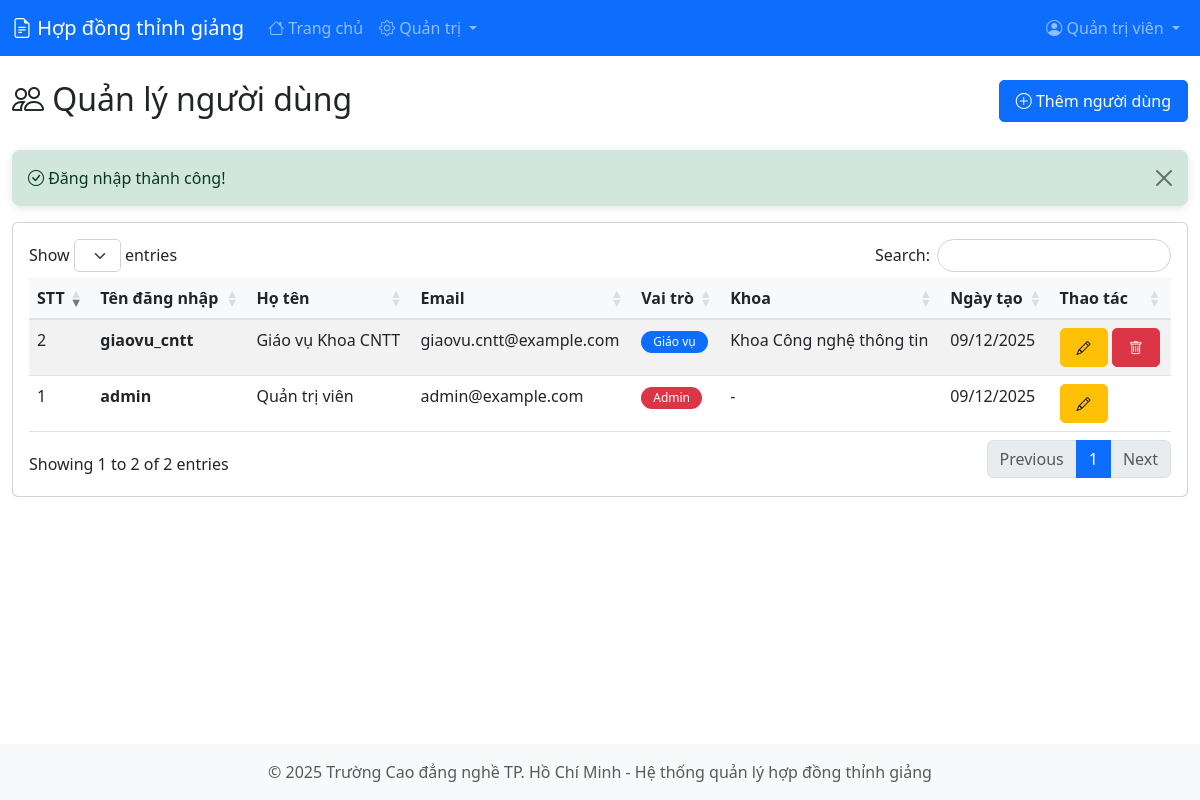
/users.php (signed in), run on the app's committed database.
### tables this page shows
CREATE TABLE `users` (
  `id` int(11) NOT NULL,
  `username` varchar(50) NOT NULL,
  `password` varchar(255) NOT NULL,
  `full_name` varchar(100) NOT NULL,
  `email` varchar(100) DEFAULT NULL,
  `role` enum('admin','giao_vu') NOT NULL DEFAULT 'giao_vu',
  `faculty_id` int(11) DEFAULT NULL,
  `is_active` tinyint(1) DEFAULT 1,
  `last_login` datetime DEFAULT NULL,
  `created_at` timestamp NOT NULL DEFAULT current_timestamp(),
  `updated_at` timestamp NOT NULL DEFAULT current_timestamp() ON UPDATE current_timestamp()
);

CREATE TABLE `faculties` (
  `id` int(11) NOT NULL,
  `faculty_code` varchar(50) NOT NULL,
  `faculty_name` varchar(200) NOT NULL,
  `is_active` tinyint(1) DEFAULT 1,
  `created_at` timestamp NOT NULL DEFAULT current_timestamp(),
  `updated_at` timestamp NOT NULL DEFAULT current_timestamp() ON UPDATE current_timestamp()
);

### config/config.php (called while the page is built, shortened)
<?php
function formatDate($date) {
    return date('d/m/Y', strtotime($date));
}
?>

### users.php (the view, shortened to what this page needs)
<?php
require_once 'config/config.php';
$database = new Database();
$conn = $database->getConnection();
$query = "SELECT u.*, f.faculty_name FROM users u
          LEFT JOIN faculties f ON u.faculty_id = f.id
          ORDER BY u.created_at DESC";
$stmt = $conn->prepare($query);
$stmt->execute();
$users = $stmt->fetchAll();
include 'includes/header.php';
?>
<div class="row mb-4">
    <div class="col-md-6">
        <h2><i class="bi bi-people"></i> Quản lý người dùng</h2>
    </div>
    <div class="col-md-6 text-end">
        <button type="button" class="btn btn-primary" data-bs-toggle="modal" data-bs-target="#addModal">
            <i class="bi bi-plus-circle"></i> Thêm người dùng
        </button>
    </div>
</div>
<?php if (isset($_SESSION['success'])): ?>
<div class="alert alert-success alert-dismissible fade show" role="alert">
    <i class="bi bi-check-circle"></i> <?php echo $_SESSION['success']; unset($_SESSION['success']); ?>
    <button type="button" class="btn-close" data-bs-dismiss="alert"></button>
</div>
<?php endif; ?>
<div class="card">
    <div class="card-body">
        <div class="table-responsive">
            <table class="table table-striped table-hover data-table">
                <thead>
                    <tr>
                        <th>STT</th>
                        <th>Tên đăng nhập</th>
                        <th>Họ tên</th>
                        <th>Email</th>
                        <th>Vai trò</th>
                        <th>Khoa</th>
                        <th>Ngày tạo</th>
                        <th>Thao tác</th>
                    </tr>
                </thead>
                <tbody>
                    <?php $stt = 1; foreach ($users as $user): ?>
                    <tr>
                        <td><?php echo $stt++; ?></td>
                        <td><strong><?php echo $user['username']; ?></strong></td>
                        <td><?php echo $user['full_name']; ?></td>
                        <td><?php echo $user['email']; ?></td>
                        <td>
                            <?php if ($user['role'] === 'admin'): ?>
                            <span class="badge bg-danger">Admin</span>
                            <?php else: ?>
                            <span class="badge bg-primary">Giáo vụ</span>
                            <?php endif; ?>
                        </td>
                        <td><?php echo $user['faculty_name'] ?? '-'; ?></td>
                        <td><?php echo formatDate($user['created_at']); ?></td>
                        <td>
                            <button type="button" class="btn btn-sm btn-warning"
                                    onclick="editUser(<?php echo htmlspecialchars(json_encode($user)); ?>)">
                                <i class="bi bi-pencil"></i>
                            </button>
                            <?php if ($user['id'] != $_SESSION['user_id']): ?>
                            <a href="users.php?delete=<?php echo $user['id']; ?>"
                               class="btn btn-sm btn-danger btn-delete">
                                <i class="bi bi-trash"></i>
                            </a>
                            <?php endif; ?>
                        </td>
                    </tr>
                    <?php endforeach; ?>
                </tbody>
            </table>
        </div>
    </div>
</div>
<?php include 'includes/footer.php'; ?>

### includes/header.php (shortened to what this page needs)
<!DOCTYPE html>
<html lang="vi">
<head>
    <link href="https://cdn.jsdelivr.net/npm/bootstrap@5.3.0/dist/css/bootstrap.min.css" rel="stylesheet">
    <link rel="stylesheet" href="https://cdn.jsdelivr.net/npm/bootstrap-icons@1.11.0/font/bootstrap-icons.css">
    <link href="https://cdn.datatables.net/1.13.6/css/dataTables.bootstrap5.min.css" rel="stylesheet">
    <link rel="stylesheet" href="assets/css/style.css">
</head>
<body>
    <?php if (isset($_SESSION['user_id'])): ?>
    <nav class="navbar navbar-expand-lg navbar-dark bg-primary">
        <div class="container-fluid">
            <a class="navbar-brand" href="index.php">
                <i class="bi bi-file-earmark-text"></i> Hợp đồng thỉnh giảng
            </a>
            <div class="collapse navbar-collapse" id="navbarNav">
                <ul class="navbar-nav me-auto">
                    <li class="nav-item">
                        <a class="nav-link" href="index.php"><i class="bi bi-house"></i> Trang chủ</a>
                    </li>
                    <?php if ($_SESSION['role'] === 'admin'): ?>
                    <li class="nav-item dropdown">
                        <a class="nav-link dropdown-toggle" href="#" id="navbarDropdown" role="button" data-bs-toggle="dropdown">
                            <i class="bi bi-gear"></i> Quản trị
                        </a>
                    </li>
                    <?php endif; ?>
                </ul>
                <ul class="navbar-nav">
                    <li class="nav-item dropdown">
                        <a class="nav-link dropdown-toggle" href="#" id="userDropdown" role="button" data-bs-toggle="dropdown">
                            <i class="bi bi-person-circle"></i> <?php echo $_SESSION['full_name']; ?>
                        </a>
                    </li>
                </ul>
            </div>
        </div>
    </nav>
    <?php endif; ?>
    <main class="container-fluid py-4">

### includes/footer.php (shortened to what this page needs)
    </main>
    <footer class="footer mt-auto py-3 bg-light">
        <div class="container text-center">
            <span class="text-muted">© 2025 Trường Cao đẳng nghề TP. Hồ Chí Minh - Hệ thống quản lý hợp đồng thỉnh giảng</span>
        </div>
    </footer>
</body>
</html>

### assets/css/style.css (style rules this page uses)
:root { --primary-color: #0d6efd; --secondary-color: #6c757d; --success-color: #198754; --danger-color: #dc3545; --warning-color: #ffc107; }
body { font-family: 'Segoe UI', Tahoma, Geneva, Verdana, sans-serif; min-height: 100vh; display: flex; flex-direction: column; }
main { flex: 1; }
.footer { margin-top: auto; }
table.dataTable thead th { background-color: #f8f9fa; font-weight: 600; border-bottom: 2px solid #dee2e6; }
.btn { border-radius: 5px; padding: 8px 16px; font-weight: 500; transition: all 0.3s ease; }
.alert { border-radius: 8px; border: none; box-shadow: 0 2px 8px rgba(0, 0, 0, 0.1); }
.badge { padding: 5px 12px; font-weight: 500; border-radius: 12px; }

### data on the page
users: username "admin", full_name "Quản trị viên", email "admin@example.com", role "Admin", faculty_name "-", created_at "09/12/2025"
users: username "giaovu_cntt", full_name "Giáo vụ Khoa CNTT", email "giaovu.cntt@example.com", role "Giáo vụ", faculty.faculty_name "Khoa Công nghệ thông tin", created_at "09/12/2025"

### other printed values
$_SESSION['full_name'] "Quản trị viên"
$_SESSION['success'] "Đăng nhập thành công!"
